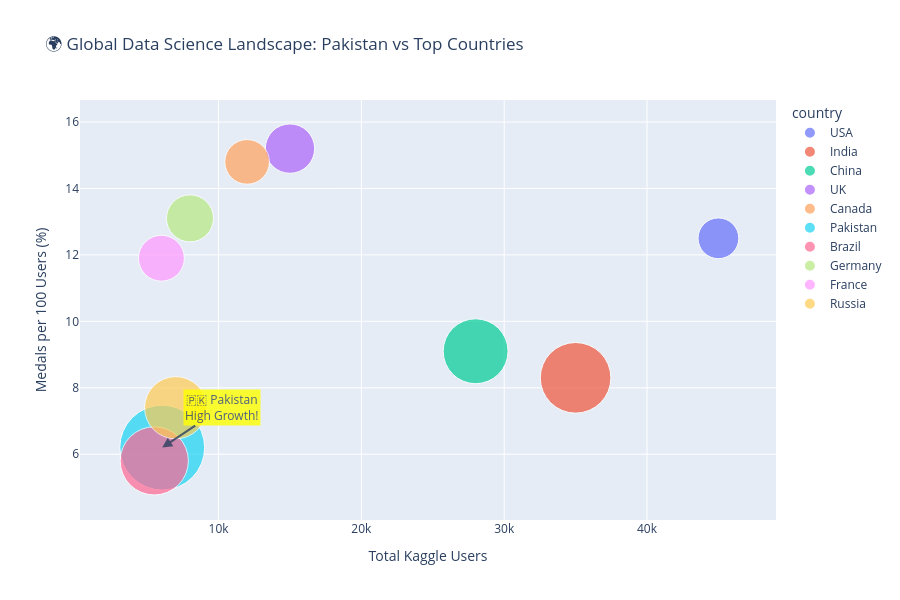

Notebook code cell kept with this figure:
### Markdown cell above
---

## 🌟 Global Comparison: Pakistan vs The World

### Code cell
# Create comparison data
countries = ['USA', 'India', 'China', 'UK', 'Canada', 'Pakistan', 'Brazil', 'Germany', 'France', 'Russia']
user_counts = [45000, 35000, 28000, 15000, 12000, 6057, 5500, 8000, 6000, 7000]
medal_rates = [12.5, 8.3, 9.1, 15.2, 14.8, 6.2, 5.8, 13.1, 11.9, 7.4]
growth_rates = [15, 45, 38, 22, 18, 65, 42, 20, 19, 35]

comparison_df = pd.DataFrame({
    'country': countries,
    'users': user_counts,
    'medal_rate': medal_rates,
    'growth_rate': growth_rates
})

# Create bubble chart
fig = px.scatter(comparison_df, 
                 x='users', 
                 y='medal_rate',
                 size='growth_rate',
                 color='country',
                 hover_name='country',
                 size_max=60,
                 title='🌍 Global Data Science Landscape: Pakistan vs Top Countries',
                 labels={'users': 'Total Kaggle Users', 
                        'medal_rate': 'Medals per 100 Users (%)',
                        'growth_rate': 'Annual Growth %'})

# Highlight Pakistan
fig.add_annotation(x=6057, y=6.2, text="🇵🇰 Pakistan<br>High Growth!", 
                   showarrow=True, arrowhead=2, arrowsize=1, arrowwidth=2,
                   ax=60, ay=-40, bgcolor="yellow", opacity=0.8)

fig.update_layout(height=600)
fig.show()

print("\n🚀 Pakistan's Position:")
print(f"   • Rank by users: #{comparison_df.sort_values('users', ascending=False).reset_index().index[comparison_df['country']=='Pakistan'].tolist()[0] + 1} out of {len(countries)}")
print(f"   • Growth rate: #{comparison_df.sort_values('growth_rate', ascending=False).reset_index().index[comparison_df['country']=='Pakistan'].tolist()[0] + 1} highest")
print(f"   • Medal efficiency: Growing rapidly, catching up to established communities")

### Figure 1 — Plotly figure (JSON) as saved in the notebook; plotly's stock layout.template omitted (floating-point values rounded to 4 significant figures)
{"data": [{"hovertemplate": "<b>%{hovertext}</b><br><br>country=USA<br>Total Kaggle Users=%{x}<br>Medals per 100 Users (%)=%{y}<br>Annual Growth %=%{marker.size}<extra></extra>", "hovertext": ["USA"], "legendgroup": "USA", "marker": {"color": "#636efa", "size": [15], "sizemode": "area", "sizeref": 0.01806, "symbol": "circle"}, "mode": "markers", "name": "USA", "orientation": "v", "showlegend": true, "type": "scatter", "x": [45000], "xaxis": "x", "y": [12.5], "yaxis": "y"}, {"hovertemplate": "<b>%{hovertext}</b><br><br>country=India<br>Total Kaggle Users=%{x}<br>Medals per 100 Users (%)=%{y}<br>Annual Growth %=%{marker.size}<extra></extra>", "hovertext": ["India"], "legendgroup": "India", "marker": {"color": "#EF553B", "size": [45], "sizemode": "area", "sizeref": 0.01806, "symbol": "circle"}, "mode": "markers", "name": "India", "orientation": "v", "showlegend": true, "type": "scatter", "x": [35000], "xaxis": "x", "y": [8.3], "yaxis": "y"}, {"hovertemplate": "<b>%{hovertext}</b><br><br>country=China<br>Total Kaggle Users=%{x}<br>Medals per 100 Users (%)=%{y}<br>Annual Growth %=%{marker.size}<extra></extra>", "hovertext": ["China"], "legendgroup": "China", "marker": {"color": "#00cc96", "size": [38], "sizemode": "area", "sizeref": 0.01806, "symbol": "circle"}, "mode": "markers", "name": "China", "orientation": "v", "showlegend": true, "type": "scatter", "x": [28000], "xaxis": "x", "y": [9.1], "yaxis": "y"}, {"hovertemplate": "<b>%{hovertext}</b><br><br>country=UK<br>Total Kaggle Users=%{x}<br>Medals per 100 Users (%)=%{y}<br>Annual Growth %=%{marker.size}<extra></extra>", "hovertext": ["UK"], "legendgroup": "UK", "marker": {"color": "#ab63fa", "size": [22], "sizemode": "area", "sizeref": 0.01806, "symbol": "circle"}, "mode": "markers", "name": "UK", "orientation": "v", "showlegend": true, "type": "scatter", "x": [15000], "xaxis": "x", "y": [15.2], "yaxis": "y"}, {"hovertemplate": "<b>%{hovertext}</b><br><br>country=Canada<br>Total Kaggle Users=%{x}<br>Medals per 100 Users (%)=%{y}<br>Annual Growth %=%{marker.size}<extra></extra>", "hovertext": ["Canada"], "legendgroup": "Canada", "marker": {"color": "#FFA15A", "size": [18], "sizemode": "area", "sizeref": 0.01806, "symbol": "circle"}, "mode": "markers", "name": "Canada", "orientation": "v", "showlegend": true, "type": "scatter", "x": [12000], "xaxis": "x", "y": [14.8], "yaxis": "y"}, {"hovertemplate": "<b>%{hovertext}</b><br><br>country=Pakistan<br>Total Kaggle Users=%{x}<br>Medals per 100 Users (%)=%{y}<br>Annual Growth %=%{marker.size}<extra></extra>", "hovertext": ["Pakistan"], "legendgroup": "Pakistan", "marker": {"color": "#19d3f3", "size": [65], "sizemode": "area", "sizeref": 0.01806, "symbol": "circle"}, "mode": "markers", "name": "Pakistan", "orientation": "v", "showlegend": true, "type": "scatter", "x": [6057], "xaxis": "x", "y": [6.2], "yaxis": "y"}, {"hovertemplate": "<b>%{hovertext}</b><br><br>country=Brazil<br>Total Kaggle Users=%{x}<br>Medals per 100 Users (%)=%{y}<br>Annual Growth %=%{marker.size}<extra></extra>", "hovertext": ["Brazil"], "legendgroup": "Brazil", "marker": {"color": "#FF6692", "size": [42], "sizemode": "area", "sizeref": 0.01806, "symbol": "circle"}, "mode": "markers", "name": "Brazil", "orientation": "v", "showlegend": true, "type": "scatter", "x": [5500], "xaxis": "x", "y": [5.8], "yaxis": "y"}, {"hovertemplate": "<b>%{hovertext}</b><br><br>country=Germany<br>Total Kaggle Users=%{x}<br>Medals per 100 Users (%)=%{y}<br>Annual Growth %=%{marker.size}<extra></extra>", "hovertext": ["Germany"], "legendgroup": "Germany", "marker": {"color": "#B6E880", "size": [20], "sizemode": "area", "sizeref": 0.01806, "symbol": "circle"}, "mode": "markers", "name": "Germany", "orientation": "v", "showlegend": true, "type": "scatter", "x": [8000], "xaxis": "x", "y": [13.1], "yaxis": "y"}, {"hovertemplate": "<b>%{hovertext}</b><br><br>country=France<br>Total Kaggle Users=%{x}<br>Medals per 100 Users (%)=%{y}<br>Annual Growth %=%{marker.size}<extra></extra>", "hovertext": ["France"], "legendgroup": "France", "marker": {"color": "#FF97FF", "size": [19], "sizemode": "area", "sizeref": 0.01806, "symbol": "circle"}, "mode": "markers", "name": "France", "orientation": "v", "showlegend": true, "type": "scatter", "x": [6000], "xaxis": "x", "y": [11.9], "yaxis": "y"}, {"hovertemplate": "<b>%{hovertext}</b><br><br>country=Russia<br>Total Kaggle Users=%{x}<br>Medals per 100 Users (%)=%{y}<br>Annual Growth %=%{marker.size}<extra></extra>", "hovertext": ["Russia"], "legendgroup": "Russia", "marker": {"color": "#FECB52", "size": [35], "sizemode": "area", "sizeref": 0.01806, "symbol": "circle"}, "mode": "markers", "name": "Russia", "orientation": "v", "showlegend": true, "type": "scatter", "x": [7000], "xaxis": "x", "y": [7.4], "yaxis": "y"}], "layout": {"annotations": [{"arrowhead": 2, "arrowsize": 1, "arrowwidth": 2, "ax": 60, "ay": -40, "bgcolor": "yellow", "opacity": 0.8, "showarrow": true, "text": "🇵🇰 Pakistan<br>High Growth!", "x": 6057, "y": 6.2}], "height": 600, "legend": {"itemsizing": "constant", "title": {"text": "country"}, "tracegroupgap": 0}, "title": {"text": "🌍 Global Data Science Landscape: Pakistan vs Top Countries"}, "xaxis": {"anchor": "y", "domain": [0, 1], "title": {"text": "Total Kaggle Users"}}, "yaxis": {"anchor": "x", "domain": [0, 1], "title": {"text": "Medals per 100 Users (%)"}}}}
